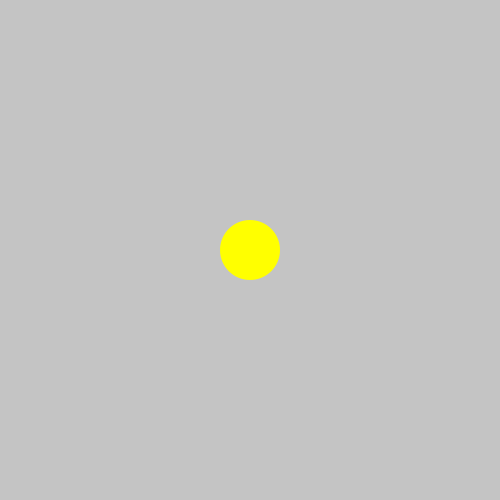
Frame 1 (no input)
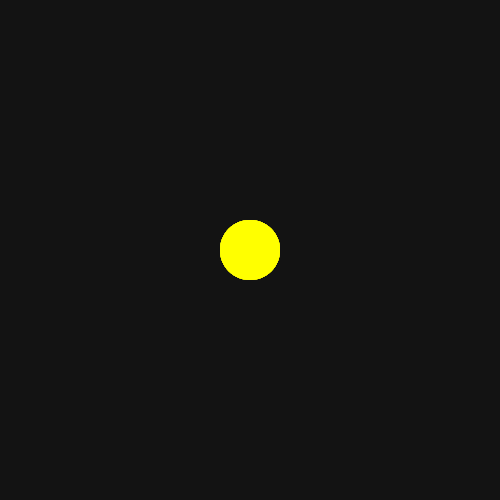
Frame 60 (the mouse pressed at the canvas centre just before this capture)
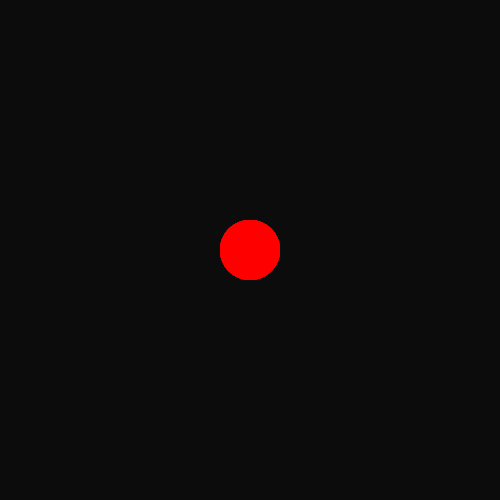
Frame 120 (the mouse held since frame 60 and released just before this capture)

The Processing sketch that drew these frames (run headless with seeded random() and noise(); from frame 60 on, the mouse is pressed at the canvas centre):

// Processing sketch: ex18_14
// ── ex18_14.pde
// PVector 사용하여 마우스로 원을 끌어 놓기(Drag & Drop)

PVector location, offset, mouse;
boolean over = false, choice = false;
float r = 30;

void setup() {
  size(500, 500);
  location = new PVector(width/2, height/2);
}

void draw() {
  // 페이딩 효과
  noStroke();  
  fill(0, 10);  
  rect(0, 0, width, height);

  float d = dist(mouseX, mouseY, location.x, location.y);
  if (d < r) {
    over = true;
  } else {
    over = false;
  }
  if (over) {
    fill(255, 0, 0);
  } else {
    fill(255, 255, 0);
  }
  ellipse(location.x, location.y, r*2, r*2);
}

void mousePressed() {
  if (over) {
    choice = true;
  }
  mouse = new PVector(mouseX, mouseY);
  offset = PVector.sub(mouse, location);
}

void mouseReleased() { 
  choice = false;
}

void mouseDragged() { 
  if (choice) {
    mouse = new PVector(mouseX, mouseY);
    location = PVector.sub(mouse, offset);
  }
}
